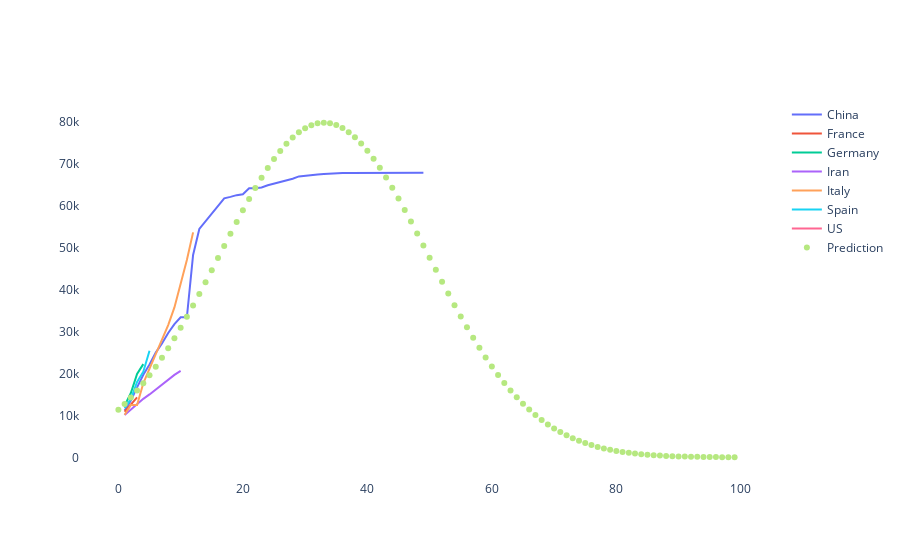

Notebook code cell kept with this figure:
### Code cell
fig = go.Figure(
    layout=go.Layout(
        paper_bgcolor='rgba(0,0,0,0)',
        plot_bgcolor='rgba(0,0,0,0)'
    )
)

for country, df_country in df_filtered.groupby(by='Country/Region'):
    fig.add_trace(
        go.Scatter(
            x=df_country['days_from_k_case'],
            y=df_country['Confirmed'],
            mode='lines',
            name=country
        )
    )

fig.add_trace(
    go.Scatter(
        x=X_pred,
        y=y_pred,
        mode='markers',
        name='Prediction'
    )
)
